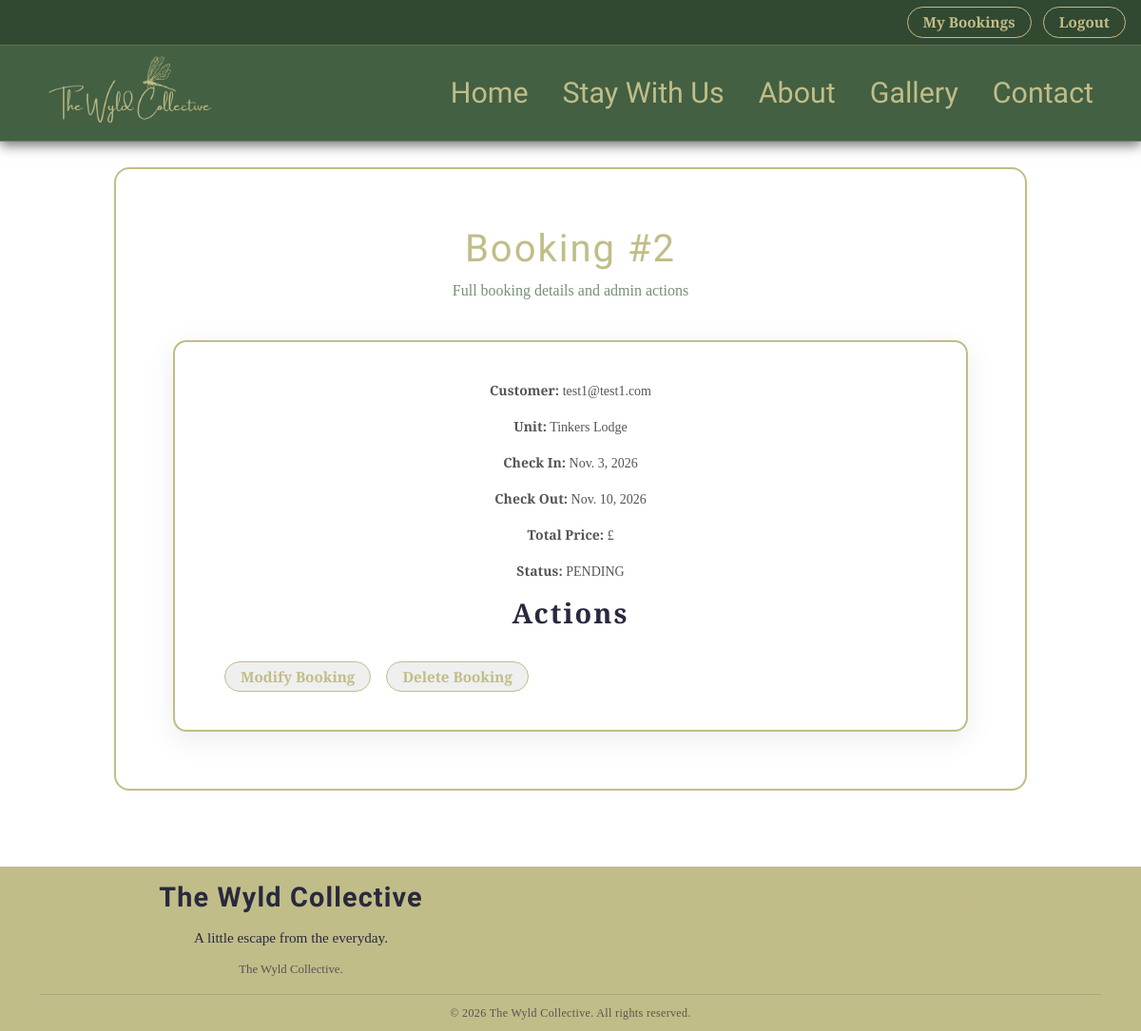
Page /adminpanel/bookings/2/ (signed in) on the committed database.
### bookings/models.py (models this page shows, shortened)
class Booking(models.Model):
    STATUS_CHOICES = [
        ("PENDING", "Pending"),
        ("CONFIRMED", "Confirmed"),
        ("CANCELLED", "Cancelled"),
        ("COMPLETED", "Completed"),
    ]
    customer = models.ForeignKey(User, on_delete=models.CASCADE)
    unit = models.ForeignKey(Unit, on_delete=models.CASCADE)
    check_in_date = models.DateField()
    check_out_date = models.DateField()
    adults = models.PositiveIntegerField(default=1)
    children = models.PositiveIntegerField(default=0)
    infants = models.PositiveIntegerField(default=0)
    dogs = models.PositiveIntegerField(default=0)
    dog_surcharge = models.DecimalField(max_digits=6, decimal_places=2, default=0)
    nightly_price = models.DecimalField(max_digits=7, decimal_places=2)
    total_nights = models.PositiveIntegerField()
    total_amount = models.DecimalField(max_digits=8, decimal_places=2)
    special_requests = models.TextField(blank=True)
    agreed_terms = models.BooleanField(default=False)
    status = models.CharField(max_length=20, choices=STATUS_CHOICES, default="PENDING")
    created_at = models.DateTimeField(auto_now_add=True)
    updated_at = models.DateTimeField(auto_now=True)

class Unit(models.Model):
    name = models.CharField(max_length=120)
    slug = models.SlugField(unique=True)
    short_description = models.CharField(max_length=300, blank=True)
    description = models.TextField(blank=True)
    main_image = models.ImageField(upload_to="unit_main/", blank=True, null=True)
    max_adults = models.PositiveIntegerField(default=2)
    max_children = models.PositiveIntegerField(default=2)
    price_per_night = models.DecimalField(max_digits=7, decimal_places=2)
    dog_surcharge = models.DecimalField(max_digits=6, decimal_places=2, default=0)
    dogs_allowed = models.BooleanField(default=False)
    active = models.BooleanField(default=True)

### adminpanel/views.py (the view)
# urls.py: path("bookings/<int:booking_id>/", views.admin_booking_detail, name="admin_booking_detail"),
@login_required
def admin_booking_detail(request, booking_id):
    booking = get_object_or_404(Booking, id=booking_id)
    return render(request, "admin/admin_booking_detail.html", {"booking": booking})

### templates/admin/admin_booking_detail.html
{% extends "base.html" %}
{% block content %}
<div class="admin-dashboard-container">
    <div class="admin-card-wrapper">
        <h1 class="admin-dashboard-title">Booking #{{ booking.id }}</h1>
        <p class="admin-dashboard-subtitle">Full booking details and admin actions</p>
        <div class="admin-dashboard-grid">
            <div class="admin-card" style="grid-column: 1 / -1;">
                <p><strong>Customer:</strong> {{ booking.customer.username }}</p>
                <p><strong>Unit:</strong> {{ booking.unit.name }}</p>
                <p><strong>Check In:</strong> {{ booking.check_in_date }}</p>
                <p><strong>Check Out:</strong> {{ booking.check_out_date }}</p>
                <p><strong>Total Price:</strong> £{{ booking.total_price }}</p>
                <p><strong>Status:</strong> {{ booking.status }}</p>
                <h2>Actions</h2>
                <button onclick="openPasswordModal('modify_booking', {{ booking.id }})" class="crud-btn">
                    Modify Booking
                </button>
                <button onclick="openPasswordModal('delete_booking', {{ booking.id }})" class="crud-btn danger-btn">
                    Delete Booking
                </button>
            </div>
        </div>
    </div>
</div>
{% endblock %}

### templates/base.html (shortened to what this page needs)
{% load static %}
<!doctype html>
<html lang="en">
<head>
    <link href="https://cdn.jsdelivr.net/npm/bootstrap@5.3.2/dist/css/bootstrap.min.css" rel="stylesheet" />
    <link rel="stylesheet" href="{% static 'css/styles.css' %}" />
    <link rel="stylesheet" href="https://cdn.jsdelivr.net/npm/bootstrap-icons@1.11.3/font/bootstrap-icons.min.css" />
</head>
<body>
    <nav class="topbar d-flex justify-content-end align-items-center px-3">
  {% if user.is_authenticated %}
      {% if user.is_staff %}
          <a href="{% url 'admin_dashboard' %}" class="crud-btn">Admin Dashboard</a>
      {% else %}
          <a href="{% url 'my_bookings' %}" class="crud-btn">My Bookings</a>
      {% endif %}
      <a href="{% url 'logout' %}" class="crud-btn">Logout</a>
  {% else %}
      <a href="{% url 'login' %}" class="crud-btn">Login</a>
      <a href="{% url 'register' %}" class="crud-btn">Register</a>
  {% endif %}
</nav>
    <nav class="navbar navbar-expand-lg fixed-top main-navbar">
        <div class="container">
            <a class="navbar-brand" href="{% url 'index' %}#home">
                <img src="{% static 'images/wyld-logo-nobg (1).png' %}" alt="Stay Wyld Logo" />
            </a>
            <div class="collapse navbar-collapse justify-content-end" id="navMenu">
                <ul class="navbar-nav ms-auto">
                    <li class="nav-item">
                        <a class="nav-link" href="{% url 'index' %}#home">Home</a>
                    </li>
                    <li class="nav-item">
                        <a class="nav-link" href="{% url 'index' %}#units">Stay With Us</a>
                    </li>
                    <li class="nav-item">
                        <a class="nav-link" href="{% url 'index' %}#about">About</a>
                    </li>
                    <li class="nav-item">
                        <a class="nav-link" href="{% url 'index' %}#photo-gallery">Gallery</a>
                    </li>
                    <li class="nav-item">
                        <a class="nav-link" href="{% url 'index' %}#contact">Contact</a>
                    </li>
                </ul>
            </div>
        </div>
    </nav>
    <main class="pt-5 mt-5">{% block content %} {% endblock %}</main>
    <footer class="site-footer">
        <div class="container">
            <div class="footer-content">
                <div class="footer-left">
                    <h3>The Wyld Collective</h3>
                    <p>A little escape from the everyday.</p>
                    <p class="footer-location">The Wyld Collective.</p>
                </div>
                <div class="footer-right">
                    <div class="footer-social">
                        <a href="https://www.instagram.com/" target="_blank" rel="noopener noreferrer">
                            <i class="bi bi-instagram"></i> Instagram
                        </a>
                        <a href="https://www.facebook.com/" target="_blank" rel="noopener noreferrer">
                            <i class="bi bi-facebook"></i> Facebook
                        </a>
                    </div>
                </div>
            </div>
            <div class="footer-bottom">
                <p>&copy; 2026 The Wyld Collective. All rights reserved.</p>
            </div>
        </div>
    </footer>
</body>
</html>

### static/css/styles.css (style rules this page uses)
:root { --font-primary: "Island Moments", cursive; --font-secondary: "Cormorant Garamond", serif; --colour-primary: #436043; --colour-secondary: #759075; --colour-tertiary: #ffffff; --colour-accent: #c1bd88; --colour-blue: #28293e; --transition-fast: 0.25s ease; --transition-medium: 0.45s ease; --colour-accent-rgb: 49, 72, 49; }
body { font-family: var(--font-secondary); background: url("../images/page-bg.svg") center/cover no-repeat fixed; color: var(--colour-primary); overflow-x: hidden; }
h1 { font-family: var(--font-primary); letter-spacing: 2px; color: var(--colour-accent); text-align: center; }
h2 { font-family: var(--font-primary); font-weight: 550; font-size: 3.2rem; letter-spacing: 2px; color: var(--colour-tertiary); text-align: center; }
h3, h4 { font-family: var(--font-primary); font-weight: 500; font-size: 3.2rem; letter-spacing: 1px; color: var(--colour-tertiary); text-align: center; }
p, li { font-family: var(--font-secondary); font-size: 1.1rem; text-align: center; color: var(--colour-tertiary); }
.navbar { background: var(--colour-primary); border-bottom: 1px solid rgba(193, 189, 136, 0.35); box-shadow: 0 4px 12px rgba(0,0,0,0.55); padding: 0; }
.navbar-brand img { height: 90px; }
.navbar .nav-link { color: var(--colour-accent); font-family: var(--font-primary); font-size: 1.9rem; font-weight: 400; margin-left: 20px; transition: var(--transition-fast); }
.topbar { background: #314831; border-bottom: 1px solid rgba(193, 189, 136, 0.35); height: 48px; position: fixed; top: 0; left: 0; right: 0; z-index: 2000; }
.main-navbar { margin-top: 48px; }
.crud-btn { color: var(--colour-accent); border: 1px solid var(--colour-accent); padding: 4px 16px; margin-left: 12px; border-radius: 50px; font-family: var(--font-secondary); font-size: 0.95rem; font-weight: 600; text-decoration: none; transition: var(--transition-fast); }
.site-footer { background: var(--colour-accent); color: var(--colour-blue); padding: 15px 0 10px; }
.footer-content { display: grid; grid-template-columns: 1fr 1fr; gap: 60px; padding-bottom: 15px; }
.footer-left { text-align: left; }
.footer-left h3 { margin: 0 0 12px; color: var(--colour-blue); font-size: 1.8rem; font-weight: 600; letter-spacing: 0.04em; }
.footer-left p { margin: 0; color: var(--colour-blue); font-size: 0.95rem; line-height: 1.7; }
.footer-left .footer-location { margin-top: 10px; font-size: 0.8rem; opacity: 0.7; }
.footer-right { display: flex; flex-direction: column; align-items: flex-end; text-align: right; }
.footer-social { display: flex; gap: 22px; margin-top: 10px; }
.footer-social a { display: inline-flex; align-items: center; gap: 8px; color: var(--colour-accent); text-decoration: none; font-size: 0.9rem; transition: opacity 0.25s ease, transform 0.25s ease; }
.footer-social i { font-size: 1rem; }
.footer-bottom { padding-top: 10px; border-top: 1px solid rgba(40, 41, 62, 0.15); text-align: center; }
.footer-bottom p { margin: 0; color: var(--colour-blue); font-size: 0.75rem; letter-spacing: 0.03em; opacity: 0.7; }
.admin-card-wrapper h2 { font-family: var(--font-secondary); font-size: 1.8rem; font-weight: 600; color: var(--colour-blue); padding-bottom: 25px; }
.admin-dashboard-container { max-width: 100%; margin: 60px auto; padding: 20px; text-align: center; }
.admin-card-wrapper { width: 80vw; background: rgba(255, 255, 255, 0.85); border: 2px solid #C1BD88; border-radius: 16px; margin: 0 auto; padding: 10px 30px; }
.admin-dashboard-subtitle { font-size: 16px; color: #759075; margin-bottom: 40px; }
.admin-dashboard-grid { display: grid; grid-template-columns: repeat(auto-fit, minmax(260px, 1fr)); gap: 30px; }
.admin-card { background: rgba(255, 255, 255, 0.8); border: 2px solid #C1BD88; padding: 30px; border-radius: 14px; text-align: center; box-shadow: 0 8px 30px rgba(0,0,0,0.08); text-decoration: none; color: #314831; transition: transform 0.2s ease, box-shadow 0.2s ease; }
.admin-card p { font-size: 14px; color: #555; }
.admin-card { text-align: left; padding: 40px; }
.admin-card-wrapper { padding: 60px 60px; }

### rows in the picture
Booking: id "2", customer.username "test1@test1.com", unit.name "Tinkers Lodge", check_in_date "Nov. 3, 2026", check_out_date "Nov. 10, 2026", status "PENDING"
